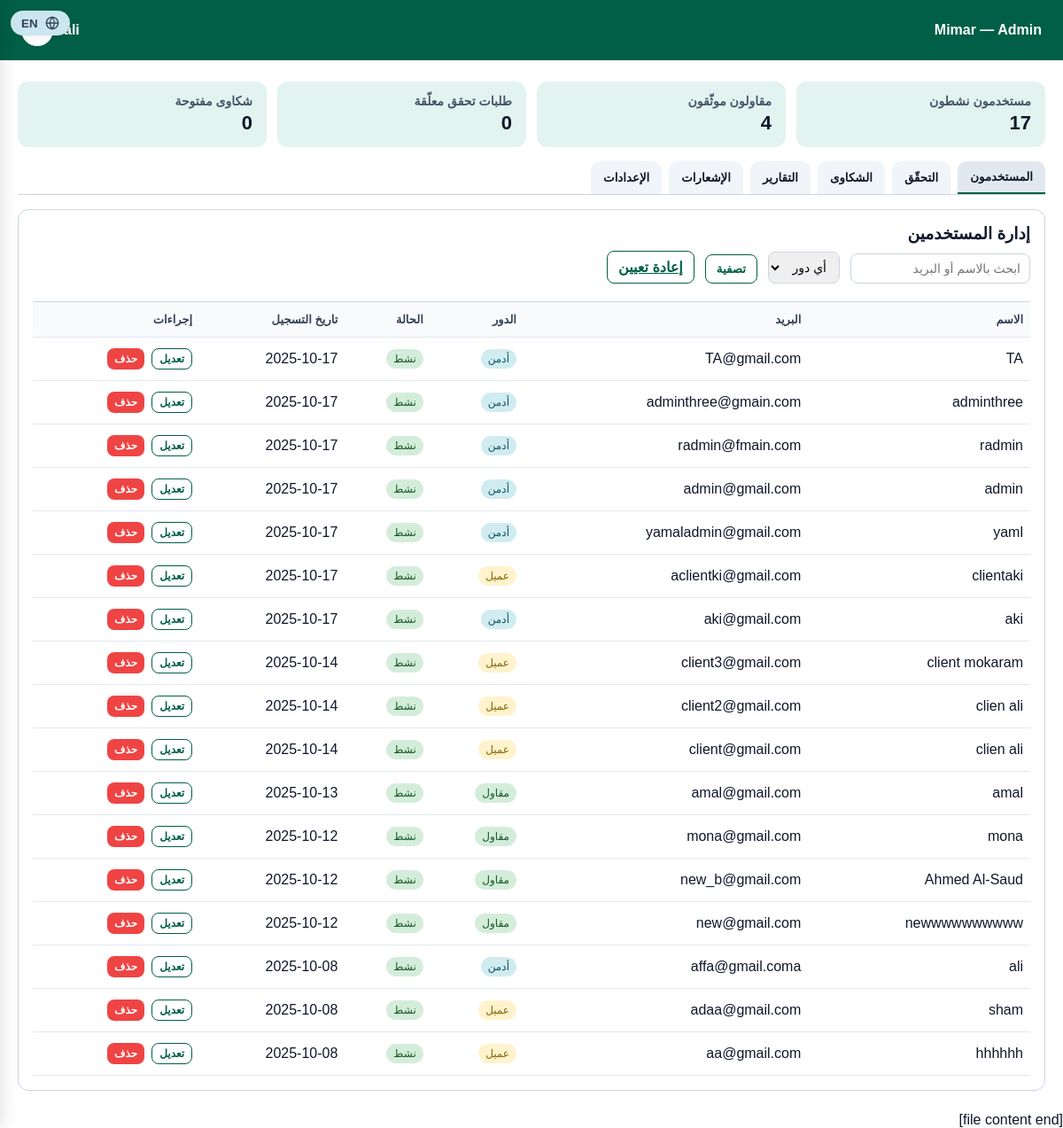
Page /new_backend/admin_page/ad.php?user_id=4 on the committed database.
### tables this page shows
CREATE TABLE `user` (
  `user_id` int(11) NOT NULL,
  `name` varchar(200) NOT NULL,
  `email` varchar(320) NOT NULL,
  `password` varchar(512) NOT NULL,
  `phone` varchar(50) DEFAULT NULL,
  `role` enum('client','contractor','admin') NOT NULL,
  `created_at` datetime(3) NOT NULL DEFAULT current_timestamp(3),
  `status` varchar(50) DEFAULT NULL
);

### new_backend/admin_page/ad.php (the view, shortened to what this page needs)
<?php
require_once __DIR__ . '/../config.php';
$user_id = $_GET['user_id'] ?? $_POST['user_id'] ?? 0;
try {
    $pdo = getPDO();
    $stmt = $pdo->prepare("SELECT * FROM `User` WHERE user_id = ? AND role = 'admin'");
    $stmt->execute([$user_id]);
    $admin = $stmt->fetch(PDO::FETCH_ASSOC);
} catch (Exception $e) {
    die("Database error: " . $e->getMessage());
}
$stats = [];
$stmt = $pdo->prepare("SELECT COUNT(*) as count FROM `User` WHERE created_at >= DATE_SUB(NOW(), INTERVAL 30 DAY)");
$stmt->execute();
$stats['active_users'] = $stmt->fetch(PDO::FETCH_ASSOC)['count'];
$stmt = $pdo->prepare("SELECT COUNT(*) as count FROM `User` WHERE role = 'contractor'");
$stmt->execute();
$stats['contractors'] = $stmt->fetch(PDO::FETCH_ASSOC)['count'];
$stats['pending_verification'] = 0;
$stats['open_complaints'] = 0;
$search = $_GET['search'] ?? '';
$users_sql = "SELECT u.user_id, u.name, u.email, u.role, u.status, u.created_at
              FROM `User` u
              WHERE 1=1";
$users_params = [];
$users_sql .= " ORDER BY u.created_at DESC";
$users_stmt = $pdo->prepare($users_sql);
$users_stmt->execute($users_params);
$users = $users_stmt->fetchAll(PDO::FETCH_ASSOC);
?>
<!DOCTYPE html>
<html lang="ar" dir="rtl">
<head>
  <link rel="stylesheet" href="adst.css">
  <link rel="stylesheet" href="modal-styles.css">
</head>
<body>
  <button id="langToggle" class="lang-toggle" data-i18n-attr="title:toggle_title,aria-label:toggle_title">
    <svg viewBox="0 0 24 24" fill="none" stroke="currentColor" stroke-width="2" stroke-linecap="round" stroke-linejoin="round" aria-hidden="true">
      <circle cx="12" cy="12" r="10"></circle><line x1="2" y1="12" x2="22" y2="12"></line>
      <path d="M12 2a15.3 15.3 0 0 1 0 20M12 2a15.3 15.3 0 0 0 0 20"></path>
    </svg>
    <span id="langLabel">EN</span>
  </button>
  <header class="header">
    <div class="brand" aria-hidden="true">Mimar — Admin</div>
    <div class="admin">
      <div id="adminName"><?php echo htmlspecialchars($admin['name']); ?></div>
      <button class="avatar" id="openProfile" aria-label="Open profile"><?php echo strtoupper(substr($admin['name'], 0, 1)); ?></button>
    </div>
  </header>
  <div class="drawer" id="profileDrawer" aria-hidden="true">
  </div>
  <main class="wrap">
    <section class="kpis">
      <div class="kpi"><h4 data-i18n="kpi_users">مستخدمون نشطون</h4><div id="kpiUsers" class="num"><?php echo $stats['active_users']; ?></div></div>
      <div class="kpi"><h4 data-i18n="kpi_contractors">مقاولون موثّقون</h4><div id="kpiContractors" class="num"><?php echo $stats['contractors']; ?></div></div>
      <div class="kpi"><h4 data-i18n="kpi_pending">طلبات تحقق معلّقة</h4><div id="kpiPending" class="num"><?php echo $stats['pending_verification']; ?></div></div>
      <div class="kpi"><h4 data-i18n="kpi_complaints">شكاوى مفتوحة</h4><div id="kpiComplaints" class="num"><?php echo $stats['open_complaints']; ?></div></div>
    </section>
    <nav class="tabs" role="tablist">
      <button class="tab" role="tab" aria-selected="true"  data-tab="users"       data-i18n="tab_users">المستخدمون</button>
      <button class="tab" role="tab" aria-selected="false" data-tab="verify"      data-i18n="tab_verify">التحقّق</button>
      <button class="tab" role="tab" aria-selected="false" data-tab="complaints"  data-i18n="tab_complaints">الشكاوى</button>
      <button class="tab" role="tab" aria-selected="false" data-tab="reports"     data-i18n="tab_reports">التقارير</button>
      <button class="tab" role="tab" aria-selected="false" data-tab="notifs"      data-i18n="tab_notifs">الإشعارات</button>
      <button class="tab" role="tab" aria-selected="false" data-tab="settings"    data-i18n="tab_settings">الإعدادات</button>
    </nav>
    <section id="panel-users" class="panel active">
      <div class="card">
        <h3 data-i18n="users_title">إدارة المستخدمين</h3>
        <form method="GET" class="controls">
          <input id="userSearch" name="search" class="input" type="search" data-i18n-attr="placeholder:search_users_ph" placeholder="ابحث بالاسم أو البريد" value="<?php echo htmlspecialchars($search); ?>" />
          <select id="roleFilter" name="role" class="select">
            <option value="" data-i18n="any_role">أي دور</option>
          </select>
          <button type="submit" class="btn btn-outline" data-i18n="filter">تصفية</button>
          <a href="ad.php?user_id=<?php echo $user_id; ?>" class="btn btn-outline" data-i18n="reset">إعادة تعيين</a>
        </form>
        <div class="table-wrap">
          <table>
            <thead>
              <tr>
                <th data-i18n="th_name">الاسم</th>
                <th data-i18n="th_email">البريد</th>
                <th data-i18n="th_role">الدور</th>
                <th data-i18n="th_status">الحالة</th>
                <th data-i18n="th_created">تاريخ التسجيل</th>
                <th data-i18n="th_actions">إجراءات</th>
              </tr>
            </thead>
            <tbody id="usersBody">
              <?php foreach ($users as $user): ?>
                <tr>
                  <td><?php echo htmlspecialchars($user['name']); ?></td>
                  <td><?php echo htmlspecialchars($user['email']); ?></td>
                  <td>
                    <span class="role-badge role-<?php echo $user['role']; ?>">
                      <?php
                      $role_labels = [
                        'admin' => 'أدمن',
                        'contractor' => 'مقاول',
                        'client' => 'عميل'
                      ];
                      echo $role_labels[$user['role']] ?? $user['role'];
                      ?>
                    </span>
                  </td>
                  <td>
                    <?php
                    $status = $user['status'] ?? 'active';
                    $status_class = 'status s-active';
                    ?>
                    <div class="<?php echo $status_class; ?>">
                      <?php
                      $status_labels = [
                        'active' => 'نشط',
                        'inactive' => 'غير نشط',
                        'suspended' => 'موقوف',
                        'pending' => 'قيد الانتظار'
                      ];
                      echo $status_labels[$status] ?? $status;
                      ?>
                    </div>
                  </td>
                  <td><?php echo date('Y-m-d', strtotime($user['created_at'])); ?></td>
			<td>
			  <div class="action-buttons">
				<button class="btn btn-small btn-outline"
						onclick="openEditModal(<?php echo $user['user_id']; ?>, '<?php echo htmlspecialchars($user['name']); ?>', '<?php echo htmlspecialchars($user['email']); ?>', '<?php echo $user['role']; ?>', '<?php echo $user['status'] ?? 'active'; ?>')"
						data-i18n="btn_edit">تعديل</button>
				<button class="btn btn-small btn-danger"
						onclick="openDeleteModal(<?php echo $user['user_id']; ?>, '<?php echo htmlspecialchars($user['name']); ?>')"
						data-i18n="btn_delete">حذف</button>
			  </div>
			</td>
              <?php endforeach; ?>
            </tbody>
          </table>
        </div>
      </div>
    </section>
  </main>
</body>
</html>

### new_backend/admin_page/adst.css (style rules this page uses)
:root { --green:#005f46; --mint:#43b3a6; --text:#0f172a; --muted:#475569; --border:#cbd5e1; --bg:#ffffff; --chip:#e2f3f0; }
html,body { height:100% }
body { margin:0; font-family:Arial,Helvetica,sans-serif; background:#fff; color:var(--text); }
.lang-toggle { position:fixed; top:12px; left:12px; z-index:1000; display:inline-flex; align-items:center; gap:8px; background:#cbe6ee; color:#334155; border:none; border-radius:18px; padding:6px 12px; cursor:pointer; font-weight:600; box-shadow:0 2px 6px rgba(0,0,0,.08); }
.lang-toggle svg { width:16px;height:16px }
.header { background:var(--green); color:#fff; padding:16px 24px; display:flex; align-items:center; justify-content:space-between; }
.header .brand { font-weight:700 }
.header .admin { display:flex; align-items:center; gap:12px; font-weight:600 }
.avatar { width:36px; height:36px; border-radius:50%; background:#fff; color:var(--green); display:grid; place-items:center; font-weight:800; border:none; cursor:pointer; }
.wrap { max-width:1200px; margin:24px auto; padding:0 20px }
.card { background:#fff; border:1px solid var(--border); border-radius:12px; padding:16px; margin-bottom:14px; }
.card h3 { margin:0 0 8px 0 }
.kpis { display:grid; grid-template-columns:repeat(4,1fr); gap:12px; margin-bottom:16px }
.kpi { background:var(--chip); border-radius:12px; padding:14px 16px }
.kpi h4 { margin:0 0 4px 0; font-size:14px; color:var(--muted) }
.kpi .num { font-size:22px; font-weight:800 }
.tabs { display:flex; gap:8px; border-bottom:1px solid var(--border); margin-bottom:16px; flex-wrap:wrap }
.tab { padding:10px 14px; border:none; background:#f1f5f9; color:#0f172a; border-radius:10px 10px 0 0; cursor:pointer; font-weight:700; }
.tab[aria-selected="true"] { background:#e2e8f0; border-bottom:2px solid var(--green) }
.panel { display:none }
.panel.active { display:block }
.controls { display:flex; gap:8px; align-items:center; margin-bottom:12px; flex-wrap:wrap }
.input,.select { border:1px solid var(--border); border-radius:8px; padding:8px 10px; font-size:14px; }
table { width:100%; border-collapse:collapse }
th,td { border-top:1px solid var(--border); padding:10px 8px; text-align:start }
th { background:#f8fafc; font-size:13px; color:#334155 }
tr:first-child td { border-top:none }
.status { padding:3px 8px; border-radius:999px; font-size:12px; font-weight:700; display:inline-block }
.s-active { background:#dcfce7; color:#166534 }
.btn { border:none; border-radius:8px; padding:8px 12px; background:var(--mint); color:#fff; cursor:pointer; font-weight:700 }
.btn-outline { background:#fff; color:var(--green); border:1px solid var(--green) }
.btn-danger { background:#ef4444 }
.drawer { position:fixed; inset:0; z-index:1200; pointer-events:none }

### new_backend/admin_page/ad.php (style rules this page uses)
.role-badge { padding: 4px 8px; border-radius: 12px; font-size: 12px; font-weight: 500; display: inline-block; }
.role-admin { background: #d1ecf1; color: #0c5460; }
.role-contractor { background: #d4edda; color: #155724; }
.role-client { background: #fff3cd; color: #856404; }
.status { padding: 4px 8px; border-radius: 12px; font-size: 12px; font-weight: 500; display: inline-block; }
.status.s-active { background: #d4edda; color: #155724; }
.action-buttons { display: flex; gap: 8px; flex-wrap: wrap; }
.btn-small { padding: 4px 8px; font-size: 12px; }
.controls { display: flex; gap: 12px; align-items: end; flex-wrap: wrap; margin-bottom: 20px; }
.table-wrap { overflow-x: auto; }
table { width: 100%; border-collapse: collapse; }
th, td { padding: 12px 8px; text-align: right; border-bottom: 1px solid #e2e8f0; }
th { font-weight: 600; background-color: #f8fafc; }

### rows in the picture
user: name "ali", email "affa@gmail.coma", role "أدمن", status "نشط", created_at "2025-10-08"
user: name "TA", email "TA@gmail.com", role "أدمن", status "نشط", created_at "2025-10-17"
user: name "adminthree", email "adminthree@gmain.com", role "أدمن", status "نشط", created_at "2025-10-17"
user: name "radmin", email "radmin@fmain.com", role "أدمن", status "نشط", created_at "2025-10-17"
user: name "admin", email "admin@gmail.com", role "أدمن", status "نشط", created_at "2025-10-17"
user: name "yaml", email "yamaladmin@gmail.com", role "أدمن", status "نشط", created_at "2025-10-17"
user: name "clientaki", email "aclientki@gmail.com", role "عميل", status "نشط", created_at "2025-10-17"
user: name "aki", email "aki@gmail.com", role "أدمن", status "نشط", created_at "2025-10-17"
user: name "client mokaram", email "client3@gmail.com", role "عميل", status "نشط", created_at "2025-10-14"
user: name "clien ali", email "client2@gmail.com", role "عميل", status "نشط", created_at "2025-10-14"
user: name "clien ali", email "client@gmail.com", role "عميل", status "نشط", created_at "2025-10-14"
user: name "amal", email "amal@gmail.com", role "مقاول", status "نشط", created_at "2025-10-13"
user: name "mona", email "mona@gmail.com", role "مقاول", status "نشط", created_at "2025-10-12"
user: name "Ahmed Al-Saud", email "new_b@gmail.com", role "مقاول", status "نشط", created_at "2025-10-12"
user: name "newwwwwwwwww", email "new@gmail.com", role "مقاول", status "نشط", created_at "2025-10-12"
user: name "sham", email "adaa@gmail.com", role "عميل", status "نشط", created_at "2025-10-08"
user: name "hhhhhh", email "aa@gmail.com", role "عميل", status "نشط", created_at "2025-10-08"

### other values in the picture
$stats['active_users'] "17"
$stats['contractors'] "4"
$stats['pending_verification'] "0"
$stats['open_complaints'] "0"
